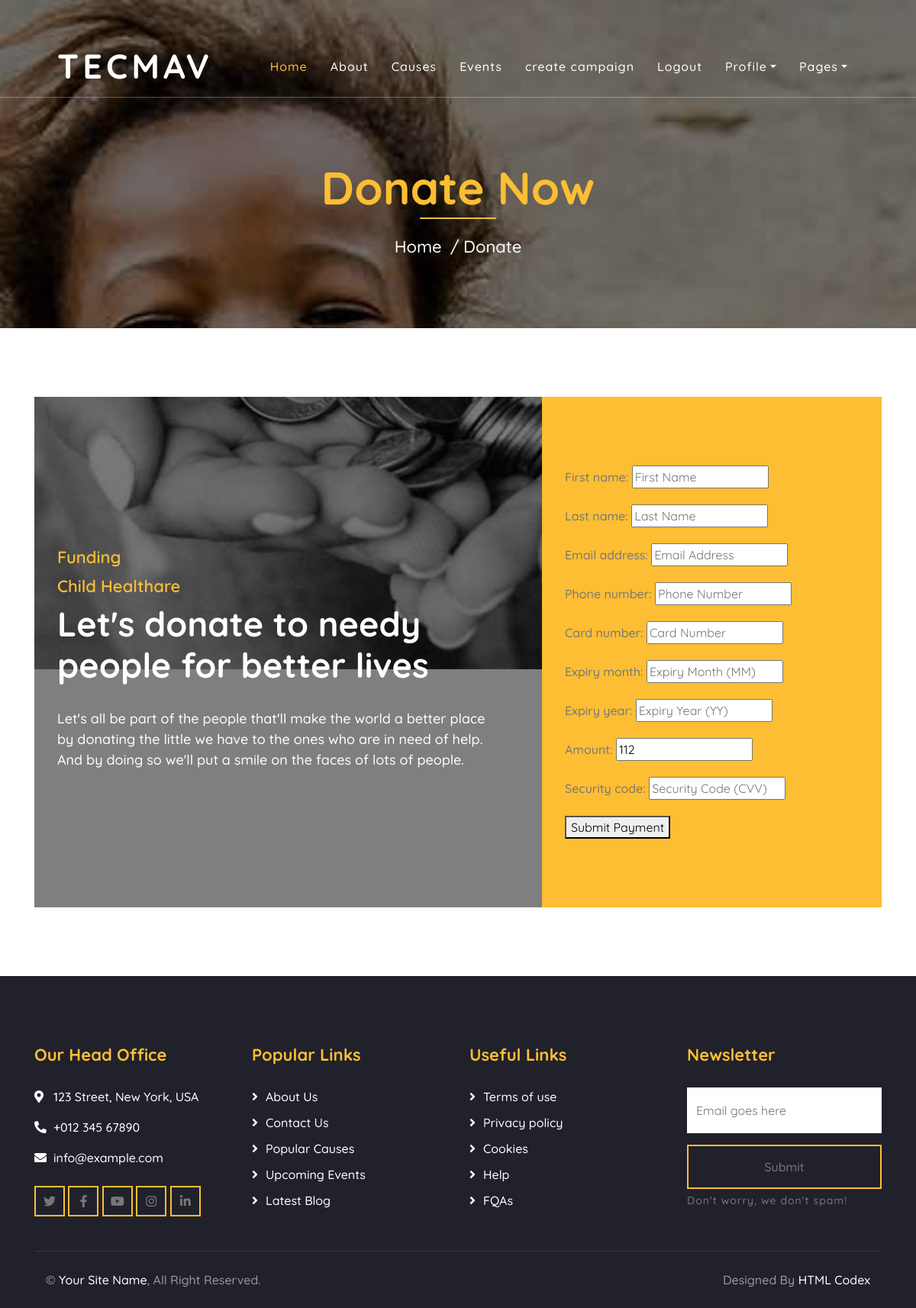
/process-payment/112/1 (signed in), run on an earlier commit of the app's database.
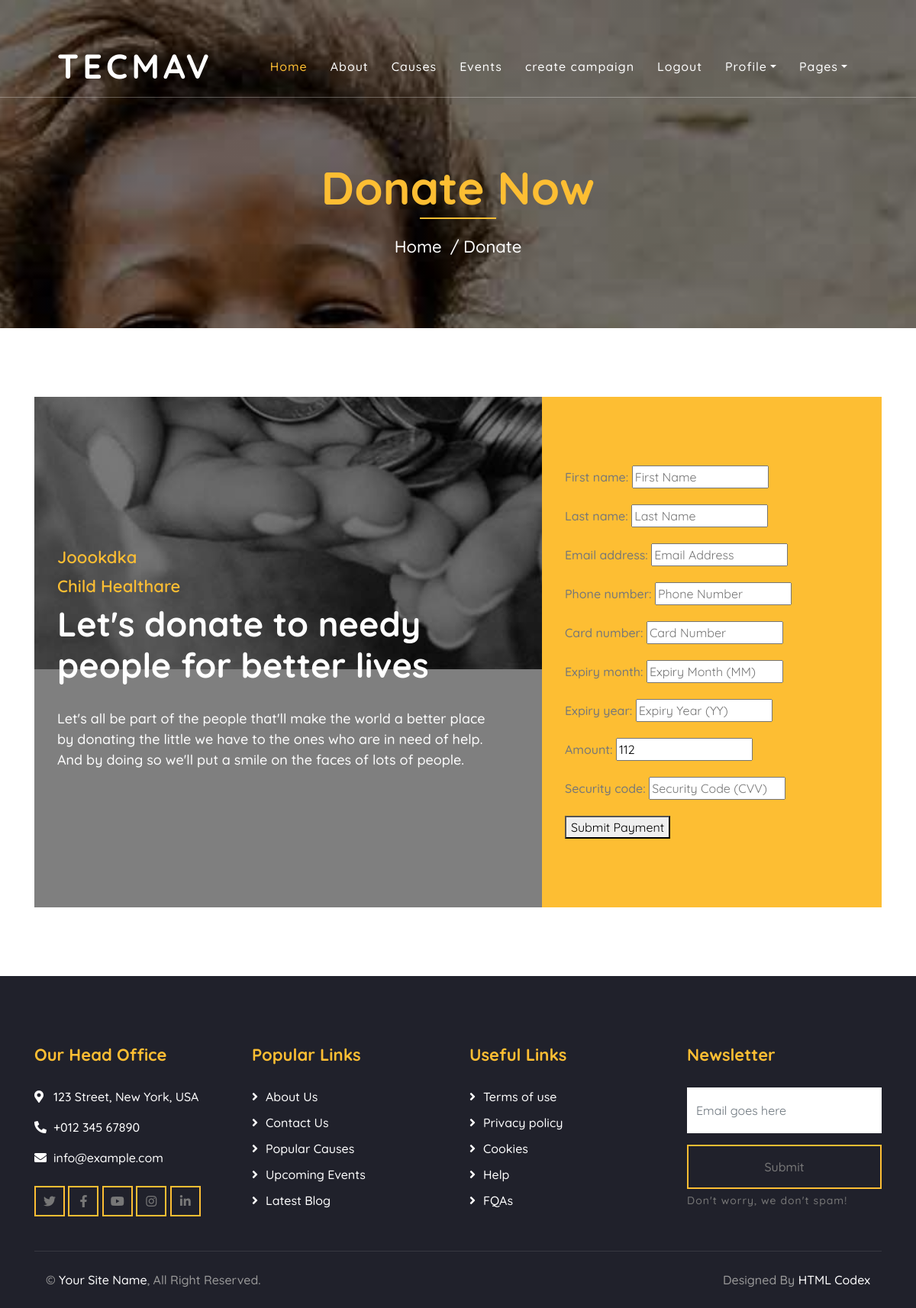
And on a later commit of the database.
### fundraising/models.py (models this page shows, shortened)
class Campaign(models.Model):
    campaign_choices = [
        ('Child Education', 'child education'),
        ('Child Healthare', 'child healthcare')
    ]
    user = models.OneToOneField(User, on_delete=models.CASCADE)
    image = models.ImageField(upload_to='uploads/proofs/', null=False, blank=False)
    title = models.CharField(max_length=100, null=False, default=None)
    phone_number = models.CharField(max_length=50, null=False)
    goals = models.DecimalField(null=False, blank=False, decimal_places=2, max_digits=10)
    amount_raised = models.DecimalField(null=False, default=0,decimal_places=2, max_digits=10 )
    campaign_purpose = models.CharField(max_length=50, choices=campaign_choices, null=False , default='Child Education')
    created_at = models.DateTimeField(auto_now_add=True)

### fundraising/views.py (the view)
# urls.py: path('process-payment/<str:amount>/<int:campaign_id>', process_payment, name='process_payment'),
@login_required(login_url='login')
def process_payment(request, amount, campaign_id ):
    campaign = get_object_or_404(Campaign, id=campaign_id)
    if request.method == 'POST':
        form = PaymentForm(request.POST)
        if form.is_valid():
            first_name = form.cleaned_data['first_name']
            last_name = form.cleaned_data['last_name']
            email_address = form.cleaned_data['email_address']
            phone_number = form.cleaned_data['phone_number']
            card_number = form.cleaned_data['card_number']
            expiry_month = form.cleaned_data['expiry_month']
            expiry_year = form.cleaned_data['expiry_year']
            security_code = form.cleaned_data['security_code']
            pay_amount = float(amount)
            try:
                charge_success = charge_card(first_name, last_name, email_address, phone_number,
                                            card_number, expiry_month, expiry_year, security_code, pay_amount)
                try:
                    charge_success_data = json.loads(charge_success.content)  # Parse the JSON content
                    if charge_success_data('do3dsAuth'):
                        creq = charge_success_data('formData')  # This would generate the cryptogram (creq) for 3D Secure
                        threeDsUrl = "https://mtf.gateway.mastercard.com/acs/visa/v2/prompt"
                        response_data = {
                            'statusOk': {charge_success_data['statusOk']},
                            'do3dsAuth': True,
                            'threeDsUrl': threeDsUrl,
                            'formData': creq  # Cryptogram for 3D Secure
                        }
                        return JsonResponse(response_data)
                    elif charge_success_data["do3dsAuth"] == False & charge_success_data['statusOk'] :
                        donation_id = uuid.uuid4()
                        with transaction.atomic():
                            donation = Donation(
                                user_id=request.user.id,
                                amount=pay_amount,
                                campaign=campaign,
                                donation_id=donation_id,
                                payment_status='success',  # Payment successful
                            )
                            donation.save()
                            messages.success(request, "Donation Successful, Yay it's a great day")
                            return redirect('payment_success')
                    else:
                        return render(request, 'auths/payment_failure.html', {'messages': charge_success_data['message']})
                except Exception as e:
                    messages.error(request, 'please enter correct information')
                    return render(request, 'auths/payment_failure.html', {'error': str(e)})
            except Exception as e:
                return render(request, 'auths/payment_failure.html', {'error': str(e)})
        else:
            messages.error(request, 'incorrect credentials')
    else:
        form = PaymentForm(initial={'amount': amount})  # Set initial value here
    return render(request, 'auths/payment_form.html', {'form': form, 'campaign': campaign, 'amount': amount})

### fundraising/forms.py
class PaymentForm(forms.Form):
    first_name = forms.CharField(max_length=100, widget=forms.TextInput(attrs={'placeholder': 'First Name'}))
    last_name = forms.CharField(max_length=100, widget=forms.TextInput(attrs={'placeholder': 'Last Name'}))
    email_address = forms.EmailField(widget=forms.EmailInput(attrs={'placeholder': 'Email Address'}))
    phone_number = forms.CharField(max_length=20, widget=forms.TextInput(attrs={'placeholder': 'Phone Number'}))
    card_number = forms.CharField(max_length=16, widget=forms.TextInput(attrs={'placeholder': 'Card Number'}))
    expiry_month = forms.CharField(max_length=2, widget=forms.TextInput(attrs={'placeholder': 'Expiry Month (MM)'}))
    expiry_year = forms.CharField(max_length=2, widget=forms.TextInput(attrs={'placeholder': 'Expiry Year (YY)'}))
    amount = forms.DecimalField(max_digits=10, decimal_places=2)
    security_code = forms.CharField(max_length=4, widget=forms.TextInput(attrs={'placeholder': 'Security Code (CVV)'}))

### templates/auths/payment_form.html (shortened to what this page needs)
{% extends 'base.html' %}
{% load static %}
    {% block content %}
            <div class="page-header">
                <div class="container">
                    <div class="row">
                        <div class="col-12">
                            <h2>Donate Now</h2>
                        </div>
                        <div class="col-12">
                            <a href="{% url 'home' %}">Home</a>
                            <a href="{% url 'donate' %}">Donate</a>
                        </div>
                    </div>
                </div>
            </div>
            <div class="container">
                <div class="donate" data-parallax="scroll" data-image-src="{% static 'img/donate.jpg' %}">
                    <div class="row align-items-center">
                        <div class="col-lg-7">
                            <div class="donate-content">
                                <div class="section-header">
                                    <p>{{ campaign.title }}</p>
                                    <p>{{ campaign.campaign_purpose }}</p>
                                    <h2>Let's donate to needy people for better lives</h2>
                                </div>
                                <div class="donate-text">
                                    <p>
                                        Let's all be part of the people that'll make the world a better place by donating the little we have to the ones who are in need of help. And by doing so we'll put a smile on the faces of lots of people.
                                    </p>
                                </div>
                            </div>
                        </div>
                        <div class="col-lg-5">
                            <div class="donate-form">
                                <form method="POST" action="{% url 'process_payment' campaign_id=campaign.id amount=amount %}">
                                    {{ form.as_p }}
                                    <button type="submit">Submit Payment</button>
                                </form>
                            </div>
                        </div>
                    </div>
                </div>
            </div>
    {% endblock %}

What changed in the data, as far as the page shows it:
changed Campaign "Child Healthare": title "Funding" → "Joookdka"
